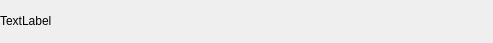
<?xml version="1.0" encoding="UTF-8"?>
<ui version="4.0">
 <class>FriendLabel</class>
 <widget class="QWidget" name="FriendLabel">
  <property name="geometry">
   <rect>
    <x>0</x>
    <y>0</y>
    <width>493</width>
    <height>43</height>
   </rect>
  </property>
  <property name="minimumSize">
   <size>
    <width>0</width>
    <height>43</height>
   </size>
  </property>
  <property name="maximumSize">
   <size>
    <width>16777215</width>
    <height>43</height>
   </size>
  </property>
  <property name="windowTitle">
   <string>Form</string>
  </property>
  <property name="styleSheet">
   <string notr="true"/>
  </property>
  <layout class="QHBoxLayout" name="horizontalLayout">
   <property name="spacing">
    <number>0</number>
   </property>
   <property name="leftMargin">
    <number>0</number>
   </property>
   <property name="topMargin">
    <number>0</number>
   </property>
   <property name="rightMargin">
    <number>0</number>
   </property>
   <property name="bottomMargin">
    <number>0</number>
   </property>
   <item>
    <widget class="QLabel" name="tip_lb">
     <property name="minimumSize">
      <size>
       <width>0</width>
       <height>20</height>
      </size>
     </property>
     <property name="maximumSize">
      <size>
       <width>16777215</width>
       <height>20</height>
      </size>
     </property>
     <property name="text">
      <string>TextLabel</string>
     </property>
    </widget>
   </item>
   <item>
    <widget class="QWidget" name="close_wid" native="true">
     <property name="minimumSize">
      <size>
       <width>25</width>
       <height>30</height>
      </size>
     </property>
     <property name="maximumSize">
      <size>
       <width>25</width>
       <height>30</height>
      </size>
     </property>
     <layout class="QHBoxLayout" name="horizontalLayout_2">
      <property name="spacing">
       <number>0</number>
      </property>
      <property name="leftMargin">
       <number>0</number>
      </property>
      <property name="topMargin">
       <number>0</number>
      </property>
      <property name="rightMargin">
       <number>0</number>
      </property>
      <property name="bottomMargin">
       <number>0</number>
      </property>
      <item>
       <widget class="ClickedLabel" name="close_lb">
        <property name="minimumSize">
         <size>
          <width>25</width>
          <height>25</height>
         </size>
        </property>
        <property name="maximumSize">
         <size>
          <width>25</width>
          <height>25</height>
         </size>
        </property>
        <property name="styleSheet">
         <string notr="true">border-image: url(:/res/tipclose.png);</string>
        </property>
        <property name="text">
         <string/>
        </property>
       </widget>
      </item>
     </layout>
    </widget>
   </item>
  </layout>
 </widget>
 <customwidgets>
  <customwidget>
   <class>ClickedLabel</class>
   <extends>QLabel</extends>
   <header location="global">/Users/jingbx/Qt.6.0.0/workspace/Qchat/chat_src/custom_ui_wid/clicked_label.h</header>
  </customwidget>
 </customwidgets>
 <resources/>
 <connections/>
</ui>
